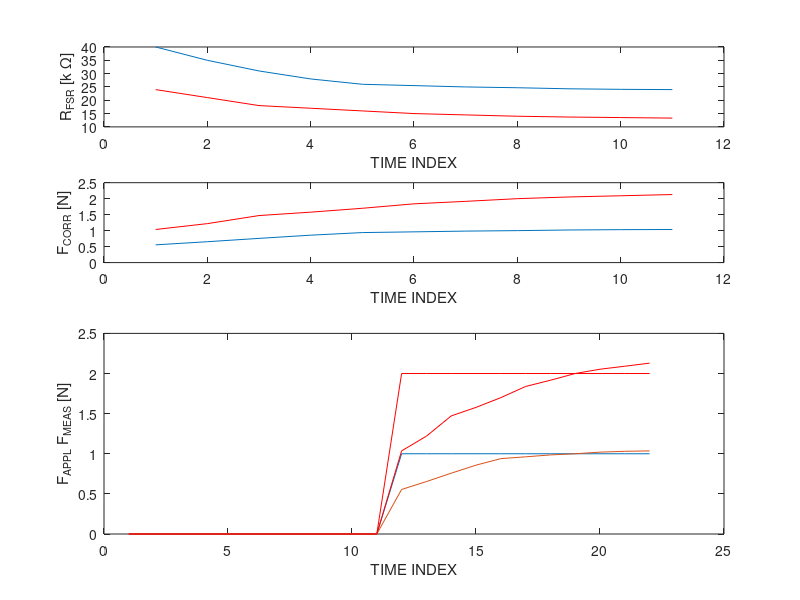

This figure's MATLAB source:
clear
% load('linear_signal_pros_60sample_2018_2_23.mat')
% f1 = 117; %mmgH
% R1 = 25285; %ohm
% f2 = 173; %mmgh
% R2 = 13255; %ohm
% 
% x = (log10(R1)-log10(R2))/(log10(f1)-log10(f2));


% testr1

% Uses fake data to try algorithms

% 1N force
F1=1;
R1_t=[40  35  31  28  26 25.5 25 24.7 24.3 24.1 24 ];

% 2N force
F2=2;
R2_t=[24  21  18  17  16 15  14.5  14 13.7  13.5 13.3];



% choose time point to use for x fit
t_fit=8;
% choose Ro and Fo from data
Ro=R1_t(t_fit);
Fo=F1;

x=log(R2_t(t_fit)/Ro)/(log(F2/Fo));

% Use x to correct force
% Eventually will use polyfit parameters with a, b from Dev's work
F1_corr=Fo*(R1_t./Ro).^(1/x);
F2_corr=Fo*(R2_t./Ro).^(1/x);

% Make up signals to use in deconvolution
F1_appl=[0 0 0 0 0 0 0 0 0 0 0 1 1 1 1 1 1 1 1 1 1 1 ];
F2_appl=[0 0 0 0 0 0 0 0 0 0 0 2 2 2 2 2 2 2 2 2 2 2 ];
F1_meas=[0 0 0 0 0 0 0 0 0 0 0 F1_corr];
F2_meas=[0 0 0 0 0 0 0 0 0 0 0 F2_corr];

% Create Array for Pseudoinverse


for i = 1:length(F1_corr)
    F1_array(i,:) = F1_meas( i+1 : 11+i );
    F2_array(i,:) = F2_meas( i+1 : 11+i );
end
% h_vector = zeros( length(F1_corr) , 1);

F1_ideal = ones(length(F1_corr) , 1)

h = inv(F1_array)*F1_ideal

% plot data
figure(11)
subplot(4,1,1)
hold off
plot(R1_t)
hold on
plot(R2_t,'r')
ylabel('R_{FSR} [k \Omega]')
xlabel('TIME INDEX')

subplot(4,1,2)
hold off
plot(F1_corr)
hold on
plot(F2_corr,'r')
ylabel('F_{CORR} [N]')
xlabel('TIME INDEX')

subplot(2,1,2)
hold off
plot(F1_appl)
hold on
plot(F2_appl,'r')
plot(F1_meas)
plot(F2_meas,'r')
ylabel('F_{APPL} F_{MEAS} [N]')
xlabel('TIME INDEX')






